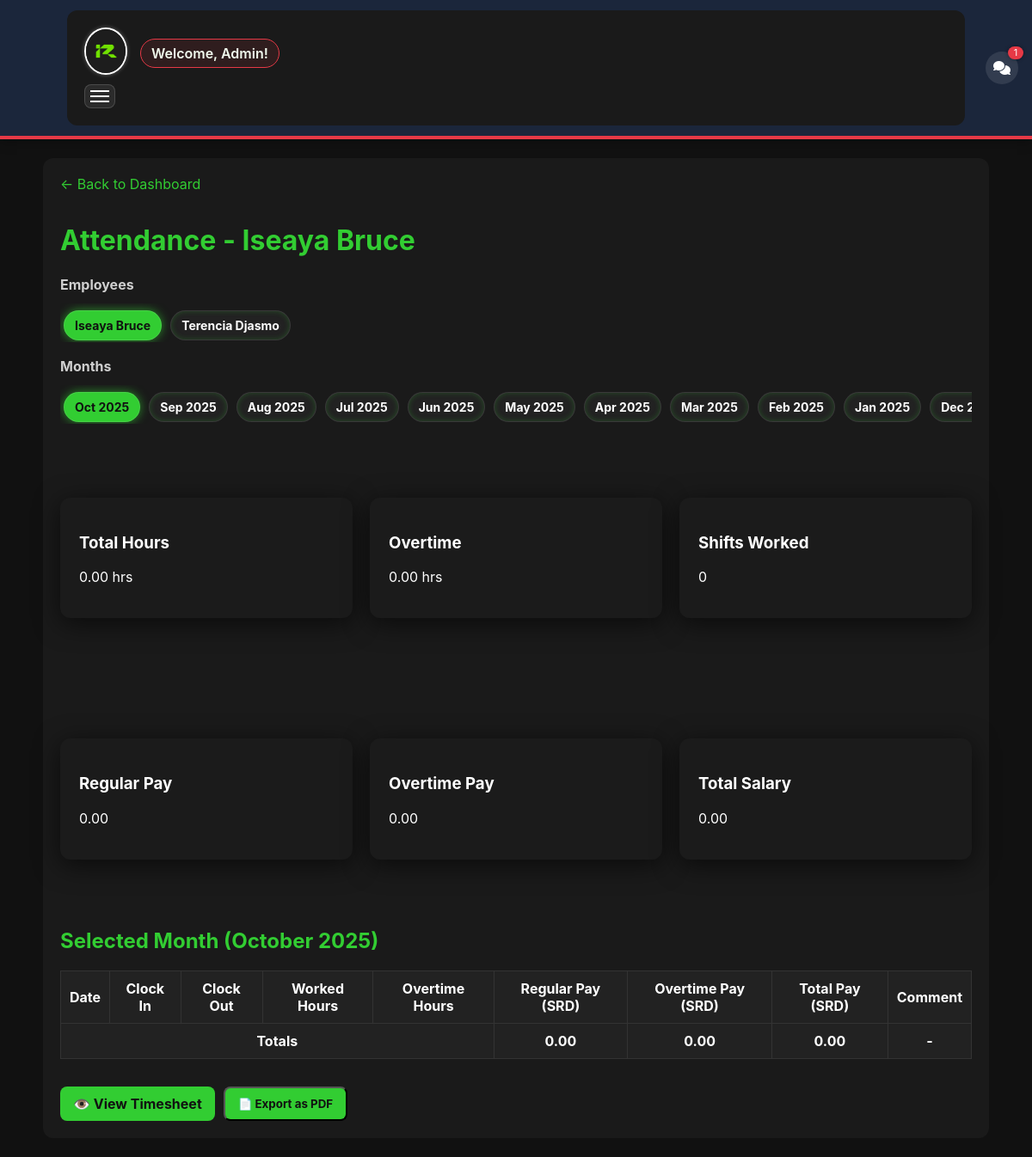
/admin/view_attendance.php (signed in), run on an earlier commit of the app's database.
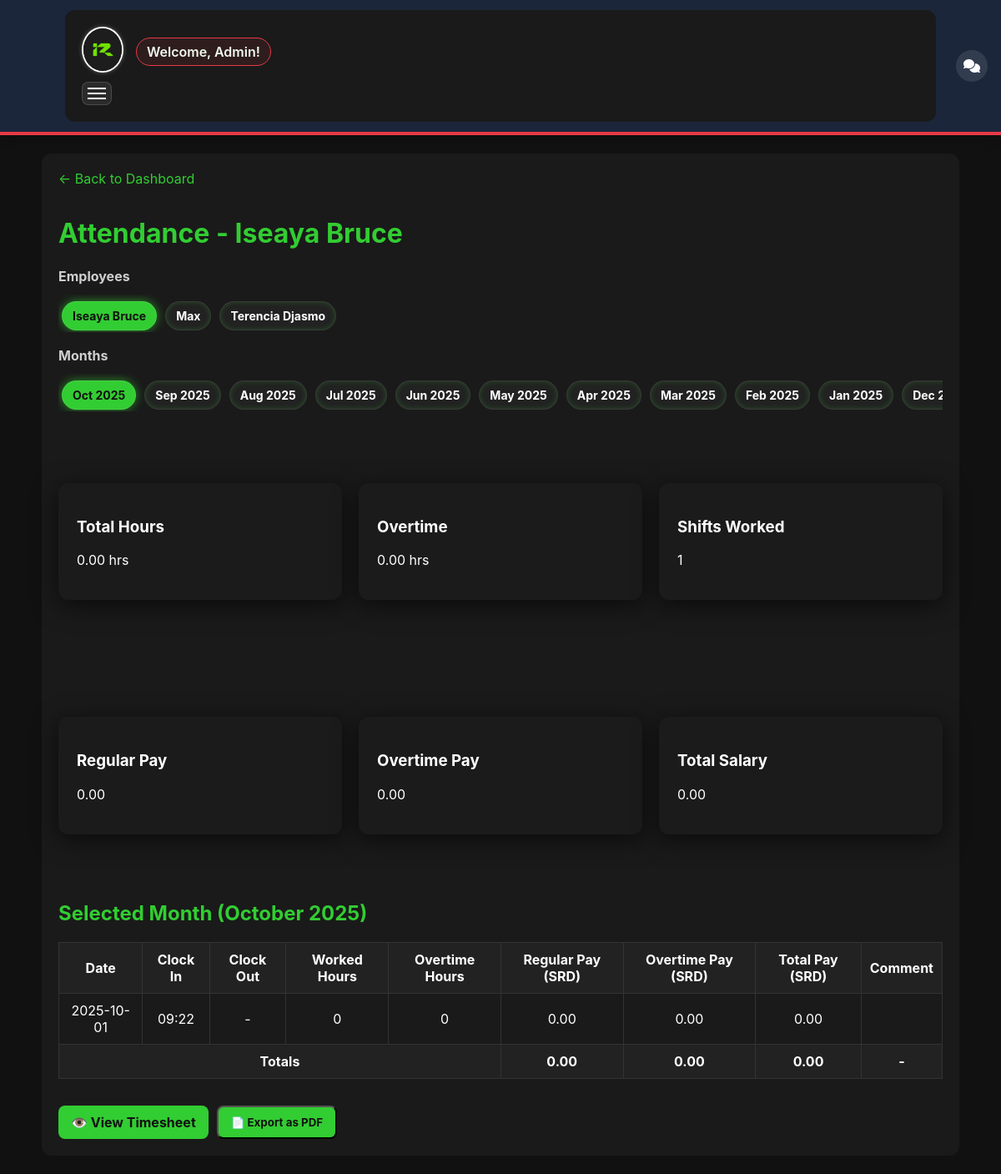
And on a later commit of the database.
### tables this page shows
CREATE TABLE `employees` (
  `id` int(11) NOT NULL,
  `fullname` varchar(100) NOT NULL,
  `phone` varchar(20) DEFAULT NULL,
  `password` varchar(255) NOT NULL,
  `role` varchar(50) DEFAULT NULL,
  `hourly_pay` decimal(10,2) DEFAULT 0.00,
  `monthly_pay` decimal(10,2) DEFAULT 0.00,
  `expected_clockin` time DEFAULT NULL,
  `expected_clockout` time DEFAULT NULL,
  `profile_pic` varchar(255) DEFAULT 'default.png',
  `created_at` timestamp NOT NULL DEFAULT current_timestamp(),
  `category` varchar(50) DEFAULT NULL,
  `place_of_work` enum('office','remote') DEFAULT 'office',
  `shift` enum('shift_1','shift_2') DEFAULT 'shift_1',
  `position` varchar(100) DEFAULT NULL,
  `overtime_applicable` tinyint(1) DEFAULT 0,
  `status` enum('pending','active','disabled') NOT NULL DEFAULT 'pending'
);

CREATE TABLE `attendance` (
  `id` int(11) NOT NULL,
  `employee_id` int(11) DEFAULT NULL,
  `comment` text DEFAULT NULL,
  `clockin_time` datetime DEFAULT NULL,
  `clockout_time` datetime DEFAULT NULL,
  `overtime_hours` decimal(5,2) DEFAULT 0.00,
  `work_date` date NOT NULL DEFAULT curdate()
);

### includes/auth.php (called while the page is built, shortened)
<?php
function isLoggedIn() {
    return isset($_SESSION['user']);
}
function isAdmin() {
    return isset($_SESSION['user']) && $_SESSION['user']['type'] === 'admin';
}

### admin/view_attendance.php (the view, shortened to what this page needs)
<?php
require_once __DIR__ . '/../includes/auth.php';
require_once __DIR__ . '/../includes/config.php';
$empStmt = $pdo->query("SELECT id, fullname, hourly_pay, overtime_applicable FROM employees ORDER BY fullname ASC");
$employees = $empStmt->fetchAll(PDO::FETCH_ASSOC);
$selectedId = isset($_GET['id']) ? (int)$_GET['id'] : null;
if (!$selectedId && !empty($employees)) {
    $selectedId = (int)$employees[0]['id'];
}
$stmt = $pdo->prepare("SELECT * FROM employees WHERE id=?");
$stmt->execute([$selectedId]);
$emp = $stmt->fetch(PDO::FETCH_ASSOC);
$selMonth = isset($_GET['month']) ? max(1, min(12, (int)$_GET['month'])) : (int)date('m');
$selYear  = isset($_GET['year'])  ? (int)$_GET['year'] : (int)date('Y');
$baseTs = strtotime(sprintf('%04d-%02d-01', $selYear, $selMonth));
$monthStart = date('Y-m-01', $baseTs);
$monthEnd   = date('Y-m-t', $baseTs);
$recStmt = $pdo->prepare("
    SELECT *,
           TIMESTAMPDIFF(MINUTE, clockin_time, clockout_time) AS minutes_worked
    FROM attendance
    WHERE employee_id = ?
      AND work_date BETWEEN ? AND ?
    ORDER BY work_date DESC
");
$recStmt->execute([$selectedId, $monthStart, $monthEnd]);
$records = $recStmt->fetchAll(PDO::FETCH_ASSOC);
$totalHours = 0.0;
$totalOvertime = 0.0;
$hourly = (float)($emp['hourly_pay'] ?? 0);
$ot_applicable = (int)($emp['overtime_applicable'] ?? 0);
$regularPayTotal = $totalHours * $hourly;
$overtimePayTotal = $ot_applicable ? $totalOvertime * $hourly * 1.5 : 0;
$totalPayTotal = $regularPayTotal + $overtimePayTotal;
?>
<!DOCTYPE html>
<html>
<head>
    <link rel="stylesheet" href="../assets/css/style.css">
</head>
<body>
    <?php include '../includes/header.php'; ?>
<div class="container">
    <a href="dashboard.php" class="back">← Back to Dashboard</a>
    <h1>Attendance - <?= htmlspecialchars($emp['fullname']) ?></h1>
    <div class="selector-wrap">
        <div class="selector-label">Employees</div>
        <div class="emp-scroll">
            <?php foreach ($employees as $e): $active = ((int)$e['id'] === (int)$selectedId) ? ' active' : ''; ?>
                <a class="emp-chip<?= $active ?>" href="?id=<?= (int)$e['id'] ?>&month=<?= sprintf('%02d',$selMonth) ?>&year=<?= $selYear ?>">
                    <?= htmlspecialchars($e['fullname']) ?>
                </a>
            <?php endforeach; ?>
        </div>
    </div>
    <div class="selector-wrap">
        <div class="selector-label">Months</div>
        <div class="month-scroll">
            <?php
                $selectedKey = date('Y-m', $baseTs);
                $curTs = strtotime(date('Y-m-01'));
                for ($i = 0; $i < 24; $i++) {
                    $ts = strtotime("-{$i} month", $curTs);
                    $m = (int)date('m', $ts);
                    $y = (int)date('Y', $ts);
                    $key = date('Y-m', $ts);
                    $label = date('M Y', $ts);
                    $active = ($key === $selectedKey) ? ' active' : '';
                    echo '<a class="month-chip' . $active . '" href="?id=' . (int)$selectedId . '&month=' . $m . '&year=' . $y . '">' . $label . '</a>';
                }
            ?>
        </div>
    </div>
    <div class="summary-cards">
        <div class="card">
            <h3>Total Hours</h3>
            <p><?=number_format($totalHours,2)?> hrs</p>
        </div>
        <div class="card">
            <h3>Overtime</h3>
            <p><?=number_format($totalOvertime,2)?> hrs</p>
        </div>
        <div class="card">
            <h3>Shifts Worked</h3>
            <p><?=count($records)?></p>
        </div>
    </div>
    <div class="summary-cards">
        <div class="card">
            <h3>Regular Pay</h3>
            <p><?=number_format($regularPayTotal,2)?></p>
        </div>
        <div class="card">
            <h3>Overtime Pay</h3>
            <p><?=number_format($overtimePayTotal,2)?></p>
        </div>
        <div class="card">
            <h3>Total Salary</h3>
            <p><?=number_format($totalPayTotal,2)?></p>
        </div>
    </div>
    <section>
        <h2>Selected Month (<?=date('F Y', $baseTs)?>)</h2>
        <div class="table-wrapper">
            <table>
                <tr>
                    <th>Date</th>
                    <th>Clock In</th>
                    <th>Clock Out</th>
                    <th>Worked Hours</th>
                    <th>Overtime Hours</th>
                    <th>Regular Pay (SRD)</th>
                    <th>Overtime Pay (SRD)</th>
                    <th>Total Pay (SRD)</th>
                    <th>Comment</th>
                </tr>
                <?php foreach ($records as $r):
                    $worked = ($r['clockin_time'] && $r['clockout_time'])
                        ? round((strtotime($r['clockout_time'])-strtotime($r['clockin_time']))/3600,2)
                        : 0;
                    $overtime = (float)($r['overtime_hours'] ?? 0);
                    $regularPay = $worked * $hourly;
                    $overtimePay = $ot_applicable ? $overtime * $hourly * 1.5 : 0;
                    $totalPay = $regularPay + $overtimePay;
                ?>
                    <tr>
                        <td><?=date("Y-m-d", strtotime($r['clockin_time']))?></td>
                        <td><?=date("H:i", strtotime($r['clockin_time']))?></td>
                        <td><?=$r['clockout_time'] ? date("H:i", strtotime($r['clockout_time'])) : "-" ?></td>
                        <td><?=$worked?></td>
                        <td><?=$overtime?></td>
                        <td><?=number_format($regularPay,2)?></td>
                        <td><?=number_format($overtimePay,2)?></td>
                        <td><?=number_format($totalPay,2)?></td>
                        <td><?=htmlspecialchars($r['comment'] ?? '')?></td>
                    </tr>
                <?php endforeach; ?>
                <tr style="font-weight:bold;background:#222;color:#fff;">
                    <td colspan="5">Totals</td>
                    <td><?=number_format($totalHours * $hourly, 2)?></td>
                    <td><?= $ot_applicable ? number_format($totalOvertime * $hourly * 1.5, 2) : '0.00' ?></td>
                    <td><?=number_format(($totalHours * $hourly) + ($ot_applicable ? $totalOvertime * $hourly * 1.5 : 0), 2)?></td>
                    <td>-</td>
                </tr>
            </table>
        </div>
    </section>
    <div style="margin-top:12px; display:flex; gap:10px; flex-wrap: wrap;">
        <a href="../pdf/generate.php?id=<?= (int)$selectedId ?>" class="export">👁️ View Timesheet</a>
        <form method="post" action="../pdf/export_timesheet.php" style="display:inline;">
            <button type="submit" class="export">📄 Export as PDF</button>
        </form>
    </div>
</div>
</body>
</html>

### includes/header.php (shortened to what this page needs)
<?php
require_once __DIR__ . '/auth.php';
if (isLoggedIn()) {
    if (isAdmin()) {
        $stmt = $pdo->prepare("SELECT COUNT(*) FROM messages WHERE receiver_id = 0 AND is_read = 0");
        $stmt->execute();
        $adminUnreadCount = $stmt->fetchColumn();
    } else {
        $stmt = $pdo->prepare("SELECT COUNT(*) FROM messages WHERE receiver_id = ? AND is_read = 0");
        $stmt->execute([$_SESSION['user']['id']]);
        $employeeUnreadCount = $stmt->fetchColumn();
    }
}
?>
<!DOCTYPE html>
<html lang="en">
<head>
    <link rel="stylesheet" href="../assets/css/style.css">
    <link rel="stylesheet" href="https://cdnjs.cloudflare.com/ajax/libs/lightbox2/2.11.3/css/lightbox.min.css">
    <link rel="stylesheet" href="https://cdnjs.cloudflare.com/ajax/libs/font-awesome/6.5.0/css/all.min.css">
</head>
<body>
<header>
    <div class="container">
        <div class="header-content">
            <?php if (isLoggedIn()): ?>
                <?php $unreadCount = isAdmin() ? (int)($adminUnreadCount ?? 0) : (int)($employeeUnreadCount ?? 0); ?>
                <a href="../chat/conversation.php" class="chat-fab" aria-label="Chat">
                    <i class="fas fa-comments"></i>
                    <?php if ($unreadCount > 0): ?><span class="badge"><?= $unreadCount ?></span><?php endif; ?>
                </a>
            <?php endif; ?>
            <div class="logo-and-welcome">
                <div id="logo-click">
                    <img src="../assets/img/IROKS.jpg" alt="Website Logo" class="img-responsive">
                </div>
                <?php if (isLoggedIn() && isset($_SESSION['user']['fullname'])): ?>
                    <div class="welcome-message">
                        Welcome, <?= htmlspecialchars($_SESSION['user']['fullname']); ?>!
                    </div>
                <?php else: ?>
                    <div class="logo">IROKS Attendance</div>
                <?php endif; ?>
            </div>
            <button class="hamburger" id="hamburger-btn" aria-label="Toggle menu" aria-expanded="false">
                <span></span><span></span><span></span>
            </button>
        </div>
    </div>
</header>
<main>

### assets/css/style.css (style rules this page uses)
:root { --bg: #111111; --card: #1b1b1b; --green: #32CD32; --muted: #a9a9a9; --white: #ffffff; }
* { box-sizing:border-box;font-family:Inter,system-ui,Segoe UI,Roboto,"Helvetica Neue",Arial; }
body { margin:0; background:var(--bg); color:var(--white); -webkit-font-smoothing:antialiased; -moz-osx-font-smoothing:grayscale; }
.container { max-width:1100px; margin:22px auto; padding:20px; }
.card { max-width:420px; margin:60px auto; background:var(--card); padding:22px; border-radius:12px; box-shadow: 0 6px 30px rgba(0,0,0,0.6); text-align:left; }
a { color:var(--green);text-decoration:none }

### admin/view_attendance.php (style rules this page uses)
body { background: #111; color: #fff; font-family: Arial, sans-serif; }
.container { max-width: 1100px; margin: 30px auto; padding: 20px; background: #1a1a1a; border-radius: 12px; }
h1, h2 { color: #32CD32; }
a.back { color: #32CD32; text-decoration: none; display: inline-block; margin-bottom: 15px; }
table { width: 100%; border-collapse: collapse; margin-top: 15px; }
table th, table td { padding: 10px; border: 1px solid #333; text-align: center; }
table th { background: #222; color: #fff; }
.summary-cards { display: flex; gap: 20px; margin: 20px 0; }
.card { flex: 1; background: #222; padding: 15px; border-radius: 12px; text-align: center; box-shadow: 0 2px 6px rgba(0,0,0,0.25); }
.export { margin-top: 20px; display: inline-block; background: #32CD32; color: #111; padding: 10px 15px; border-radius: 8px; text-decoration: none; font-weight: bold; }
.selector-wrap { display: flex; flex-direction: column; gap: 8px; margin-bottom: 12px; }
.selector-label { font-weight: 700; color: #cfcfcf; }
.month-scroll { display:flex; gap:10px; overflow-x:auto; padding:8px 4px 2px; margin: 4px 0 6px; scrollbar-width: thin; scrollbar-color: #32CD32 #222; }
.month-chip { flex:0 0 auto; padding:8px 12px; border-radius:999px; background:#222; color:#fff; border:1px solid rgba(255,255,255,0.1); text-decoration:none; font-weight:700; font-size:14px; box-shadow: 0 0 6px rgba(50,205,50,0.25) inset; white-space: nowrap; }
.month-chip.active { background:#32CD32; color:#111; box-shadow: 0 0 12px rgba(50,205,50,0.65); }
.emp-scroll { display:flex; gap:10px; overflow-x:auto; padding:8px 4px 2px; margin: 4px 0 6px; scrollbar-width: thin; scrollbar-color: #32CD32 #222; }
.emp-chip { flex:0 0 auto; padding:8px 12px; border-radius:999px; background:#222; color:#fff; border:1px solid rgba(255,255,255,0.1); text-decoration:none; font-weight:700; font-size:14px; box-shadow: 0 0 6px rgba(50,205,50,0.25) inset; white-space: nowrap; }
.emp-chip.active { background:#32CD32; color:#111; box-shadow: 0 0 12px rgba(50,205,50,0.65); }

What changed in the data, as far as the page shows it:
added employees: fullname "Max"
added attendance: clockin_time "2025-10-01", clockin_time "09:22", worked "0", overtime_hours "0", regularPay "0.00", overtimePay "0.00", overtime_hours "0.00"
Also different on the page:
count($records): "0" → "1"
$unreadCount: "1" → (not shown)
